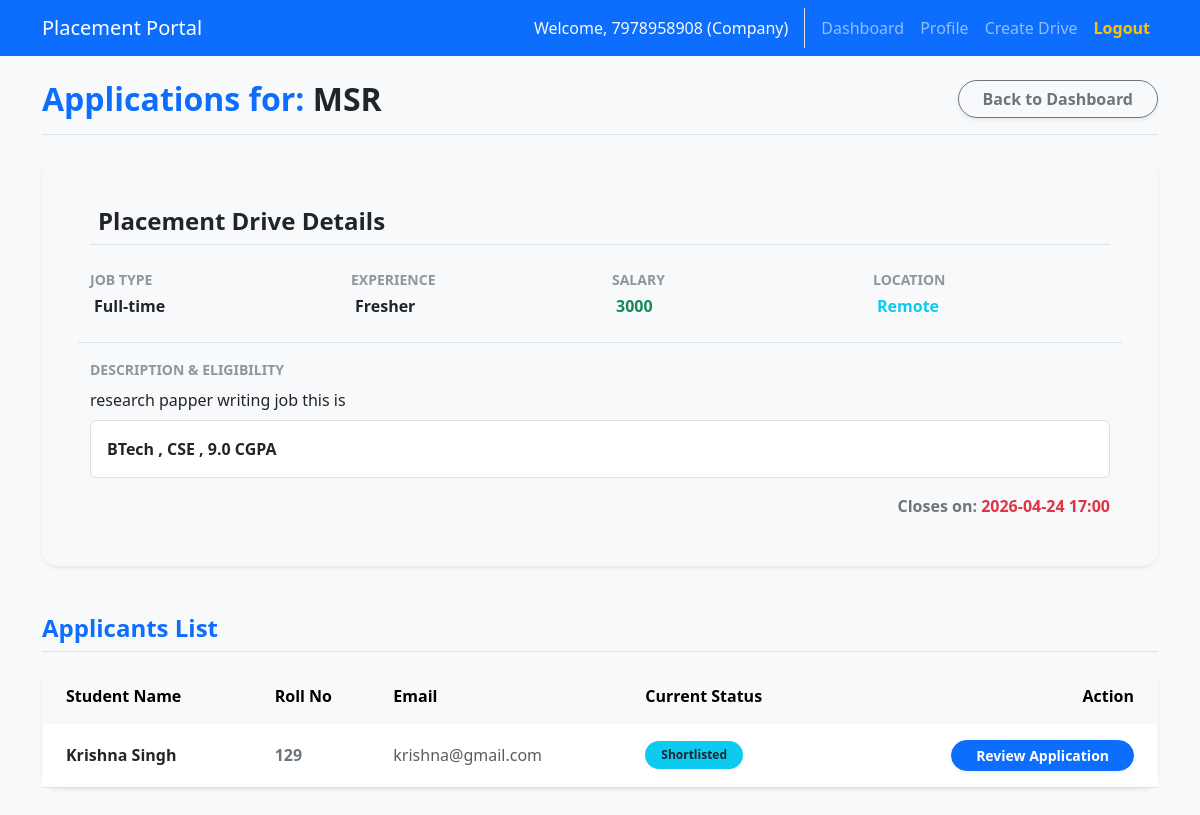
The page /company/drive/5/applications (signed in) on the database its author committed.
### app.py (models this page shows)
class UserMixin:
    is_authenticated = True

class User(db.Model, UserMixin):
    id = db.Column(db.Integer, primary_key=True)
    name = db.Column(db.String(100), nullable=False)
    email = db.Column(db.String(120), unique=True, nullable=False)
    password = db.Column(db.String(200), nullable=False)
    role = db.Column(db.String(20), nullable=False)
    is_active = db.Column(db.Boolean, default=True)

class PlacementDrive(db.Model):
    id = db.Column(db.Integer, primary_key=True)
    salary = db.Column(db.Integer, default="Not to Disclose")
    location = db.Column(db.String(100),default="Remote")
    job_type = db.Column(db.String(50),default="Full-time")
    experience = db.Column(db.String(50),default="Fresher")
    company_user_id = db.Column(db.Integer, db.ForeignKey('user.id'), nullable=False)
    job_title = db.Column(db.String(100), nullable=False)
    description = db.Column(db.Text, nullable=False)
    eligibility = db.Column(db.String(200), nullable=False)
    deadline = db.Column(db.DateTime, nullable=False)
    status = db.Column(db.String(20), default='Pending')
    company = db.relationship('User', backref=db.backref('drives', cascade='all, delete-orphan'))

class Application(db.Model):
    id = db.Column(db.Integer, primary_key=True)
    student_user_id = db.Column(db.Integer, db.ForeignKey('user.id'), nullable=False)
    drive_id = db.Column(db.Integer, db.ForeignKey('placement_drive.id'), nullable=False)
    applied_date = db.Column(db.DateTime, default=datetime.utcnow)
    status = db.Column(db.String(20), default='Applied')
    student = db.relationship('User', backref=db.backref('applications', cascade='all, delete-orphan'))
    drive = db.relationship('PlacementDrive', backref=db.backref('applications', cascade='all, delete-orphan'))
    __table_args__ = (db.UniqueConstraint('student_user_id', 'drive_id', name='uq_student_drive'),)

class StudentProfile(db.Model):
    id = db.Column(db.Integer, primary_key=True)
    user_id = db.Column(db.Integer, db.ForeignKey('user.id'), nullable=False)
    roll_no = db.Column(db.String(50), nullable=False, unique=True)
    contact_info = db.Column(db.String(100))
    linkedin_id = db.Column(db.String(100))
    skills = db.Column(db.Text)
    hobbies = db.Column(db.String(200))
    cgpa = db.Column(db.Float)
    institution_name = db.Column(db.String(200))
    education = db.Column(db.String(100))
    resume_file = db.Column(db.String(200)) # stores filename
    user = db.relationship('User', backref=db.backref('student_profile', uselist=False, cascade='all, delete-orphan'))

### app.py (the view)
@app.route('/company/drive/<int:drive_id>/applications')
@login_required
@company_required
def company_applications(drive_id):
    if current_user.company_profile.approval_status != 'Approved':
        flash('Your company is not approved.', 'warning')
        return redirect(url_for('company_dashboard'))
    drive = PlacementDrive.query.get_or_404(drive_id)
    if drive.company_user_id != current_user.id:
        flash('Unauthorized access.', 'danger')
        return redirect(url_for('company_dashboard'))
    applications = Application.query.filter_by(drive_id=drive_id).all()
    return render_template('company_applications.html', drive=drive, applications=applications)

### app.py (called while the page is built)
def get_current_user():
    if hasattr(g, 'user'): return g.user
    path = request.path
    role = None
    if path.startswith('/admin'): role = 'admin'
    elif path.startswith('/company'): role = 'company'
    elif path.startswith('/student'): role = 'student'
    if not role: role = session.get('active_role')
    user_id = session.get(f'{role}_id') if role else None
    if user_id:
        user = User.query.get(user_id)
        if user:
            g.user = user
            return user
    return DummyAnonymousUser()

def login_required(f):
    from functools import wraps
    @wraps(f)
    def decorated_function(*args, **kwargs):
        if not current_user.is_authenticated:
            flash('Please log in to continue.', 'warning')
            return redirect(url_for('login'))
        return f(*args, **kwargs)
    return decorated_function

@app.context_processor
def inject_user():
    return dict(current_user=current_user)

def company_required(f):
    from functools import wraps
    @wraps(f)
    def decorated_function(*args, **kwargs):
        if not current_user.is_authenticated:
            flash('Please log in to continue.', 'warning')
            return redirect(url_for('login'))
        if current_user.role != 'company':
            flash(f'Access Denied. You are currently logged in as a {current_user.role}.', 'danger')
            if current_user.role == 'admin': return redirect(url_for('admin_dashboard'))
            elif current_user.role == 'student': return redirect(url_for('student_dashboard'))
            return redirect(url_for('index'))
        return f(*args, **kwargs)
    return decorated_function

@app.before_request
def check_active():
    if current_user.is_authenticated and not current_user.is_active:
        logout_user()
        flash('Your account has been blacklisted or deactivated.', 'danger')
        return redirect(url_for('login'))

### templates/company_applications.html (shortened to what this page needs)
{% extends "base.html" %}
{% block content %}
<div class="d-flex justify-content-between align-items-center mb-4 pb-3 border-bottom">
    <h2 class="text-primary fw-bold mb-0">Applications for: <span class="text-dark">{{ drive.job_title }}</span></h2>
    <a href="{{ url_for('company_dashboard') }}"
        class="btn btn-outline-secondary fw-semibold rounded-pill px-4 shadow-sm">Back to Dashboard</a>
</div>
<div class="card shadow-sm border-0 mb-5 rounded-4 bg-light">
    <div class="card-body p-4 p-lg-5">
        <h4 class="fw-bold text-dark border-bottom pb-2 mb-4">
            Placement Drive Details</h4>
        <div class="row g-4">
            <div class="col-md-3">
                <strong class="text-secondary d-block mb-1 text-uppercase fw-bold opacity-75 small">Job Type</strong>
                <div class="text-dark fw-bold"> {{ drive.job_type
                    or 'Full-time' }}</div>
            </div>
            <div class="col-md-3 border-start-md">
                <strong class="text-secondary d-block mb-1 text-uppercase fw-bold opacity-75 small">Experience</strong>
                <div class="text-dark fw-bold"> {{
                    drive.experience or 'Fresher' }}</div>
            </div>
            <div class="col-md-3 border-start-md">
                <strong class="text-secondary d-block mb-1 text-uppercase fw-bold opacity-75 small">Salary</strong>
                <div class="text-success fw-bold"> {{ drive.salary or 'Not
                    Disclosed' }}</div>
            </div>
            <div class="col-md-3 border-start-md">
                <strong class="text-secondary d-block mb-1 text-uppercase fw-bold opacity-75 small">Location</strong>
                <div class="text-info fw-bold"> {{ drive.location or 'Remote' }}
                </div>
            </div>
            <div class="col-12 mt-4 pt-3 border-top">
                <strong class="text-secondary d-block mb-2 text-uppercase fw-bold opacity-75 small">Description &
                    Eligibility</strong>
                <p class="text-dark mb-2">{{ drive.description }}</p>
                <div class="bg-white p-3 rounded border text-dark fw-semibold mt-2">{{ drive.eligibility }}</div>
                <div class="mt-3 text-end"><span class="text-secondary fw-semibold">Closes on: </span><span
                        class="text-danger fw-bold">{{ drive.deadline.strftime('%Y-%m-%d %H:%M') }}</span></div>
            </div>
        </div>
    </div>
</div>
<h4 class="text-primary fw-bold mb-3 border-bottom pb-2">Applicants List</h4>
<div class="card shadow-sm border-0 rounded-4">
    <div class="card-body p-0">
        <div class="table-responsive">
            <table class="table table-hover table-borderless align-middle mb-0">
                <thead class="table-light text-muted">
                    <tr>
                        <th class="ps-4">Student Name</th>
                        <th>Roll No</th>
                        <th>Email</th>
                        <th>Current Status</th>
                        <th class="pe-4 text-end">Action</th>
                    </tr>
                </thead>
                <tbody>
                    {% for app in applications %}
                    <tr class="border-bottom">
                        <td class="ps-4 fw-bold text-dark">{{ app.student.name }}</td>
                        <td class="text-secondary fw-semibold">{{ app.student.student_profile.roll_no }}</td>
                        <td class="text-muted">{{ app.student.email }}</td>
                        <td>
                            <span class="badge
                                {% if app.status == 'Selected' %}bg-success
                                {% elif app.status == 'Rejected' %}bg-danger
                                {% elif app.status == 'Shortlisted' %}bg-info text-dark
                                {% elif app.status == 'Applied' %}bg-secondary
                                {% else %}bg-secondary{% endif %} rounded-pill px-3 py-2">
                                {{ app.status }}
                            </span>
                        </td>
                        <td class="pe-4 text-end">
                            <div class="d-flex justify-content-end gap-2">
                                <a href="{{ url_for('review_application', application_id=app.id) }}"
                                    class="btn btn-sm btn-primary fw-semibold rounded-pill shadow-sm px-4">Review
                                    Application</a>
                            </div>
                        </td>
                    </tr>
                    {% else %}
                    <tr>
                        <td colspan="5" class="text-center py-5 text-muted fw-semibold">No students have applied for
                            this drive yet.</td>
                    </tr>
                    {% endfor %}
                </tbody>
            </table>
        </div>
    </div>
</div>
{% endblock %}

### templates/base.html (shortened to what this page needs)
<!DOCTYPE html>
<html lang="en">
<head>
    <link href="https://cdn.jsdelivr.net/npm/bootstrap@5.3.0/dist/css/bootstrap.min.css" rel="stylesheet">
    <link rel="stylesheet" href="{{ url_for('static', filename='style.css') }}">
</head>
<body>
    <nav class="navbar navbar-expand-lg navbar-dark bg-primary">
        <div class="container">
            <a class="navbar-brand" href="{{ url_for('index') }}">Placement Portal</a>
            <div class="collapse navbar-collapse" id="navbarNav">
                <ul class="navbar-nav ms-auto">
                    {% if current_user.is_authenticated %}
                        <li class="nav-item">
                            <span class="nav-link text-light border-end me-2 pe-3">Welcome, {{ current_user.name }} ({{ current_user.role|capitalize }})</span>
                        </li>
                        {% if current_user.role == 'admin' %}
                        <li class="nav-item"><a class="nav-link" href="{{ url_for('admin_dashboard') }}">Dashboard</a></li>
                        <li class="nav-item"><a class="nav-link" href="{{ url_for('admin_view_applications') }}">Applications</a></li>
                        {% elif current_user.role == 'company' %}
                        <li class="nav-item"><a class="nav-link" href="{{ url_for('company_dashboard') }}">Dashboard</a></li>
                        <li class="nav-item"><a class="nav-link" href="{{ url_for('company_profile') }}">Profile</a></li>
                        <li class="nav-item"><a class="nav-link" href="{{ url_for('create_drive') }}">Create Drive</a></li>
                        {% elif current_user.role == 'student' %}
                        <li class="nav-item"><a class="nav-link" href="{{ url_for('student_dashboard') }}">Dashboard</a></li>
                        <li class="nav-item"><a class="nav-link" href="{{ url_for('student_profile') }}">Profile</a></li>
                        <li class="nav-item"><a class="nav-link" href="{{ url_for('student_history') }}">History</a></li>
                        {% endif %}
                        <li class="nav-item"><a class="nav-link fw-bold text-warning" href="{{ url_for('logout') }}">Logout</a></li>
                    {% endif %}
                </ul>
            </div>
        </div>
    </nav>
    <div class="container mt-4 mb-5 pb-5">
        {% block content %}{% endblock %}
    </div>
</body>
</html>

### static/style.css (style rules this page uses)
body { background-color: #f8f9fa; font-family: 'Segoe UI', Tahoma, Geneva, Verdana, sans-serif; }
.card { transition: transform 0.2s ease-in-out, box-shadow 0.2s ease-in-out; }
.table > :not(caption) > * > * { padding: 1rem 0.75rem; }

### rows shown on the page
User: name "7978958908", role "Company"
PlacementDrive: job_title "MSR", job_type "Full-time", experience "Fresher", salary "3000", location "Remote", description "research papper writing job this is", eligibility "BTech , CSE , 9.0 CGPA", deadline "2026-04-24 17:00"
Application: student.name "Krishna Singh", student.student_profile.roll_no "129", student.email "krishna@gmail.com", status "Shortlisted"
